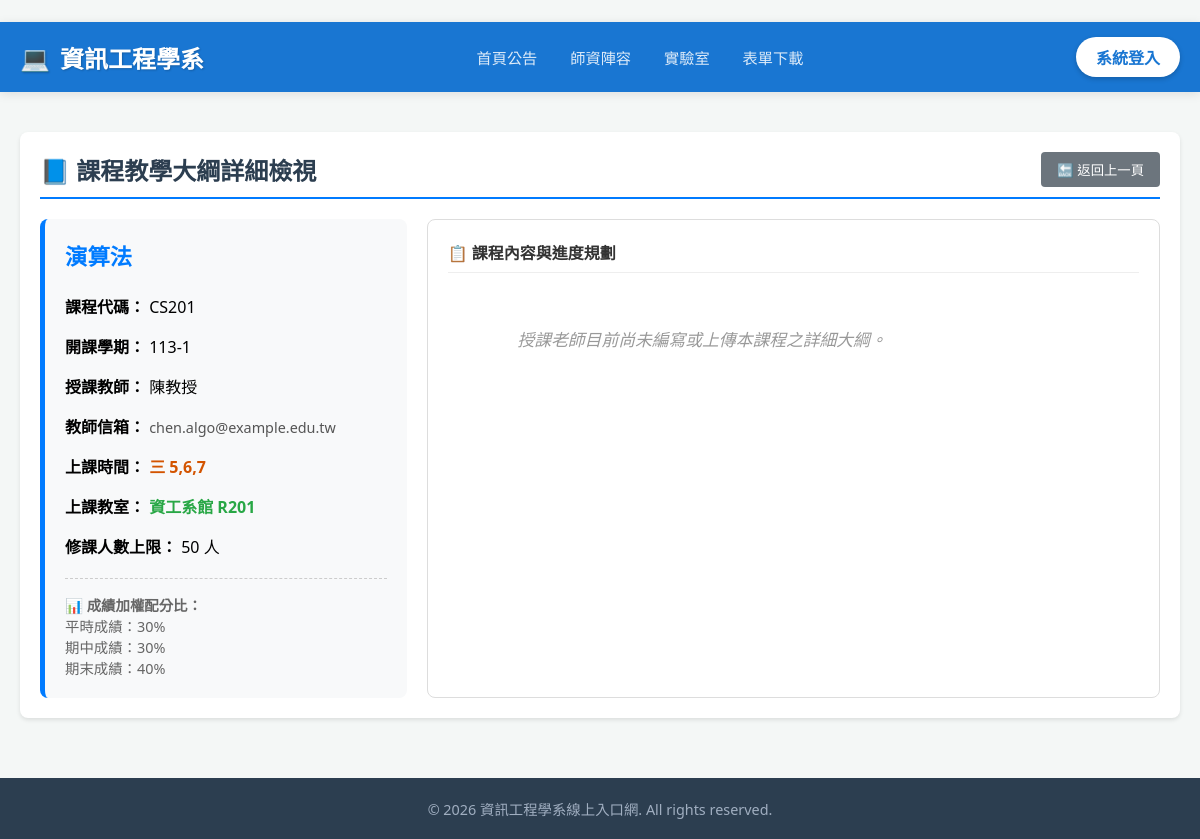
Page /index.php?page=syllabus_detail&id=3 on the earlier database version.
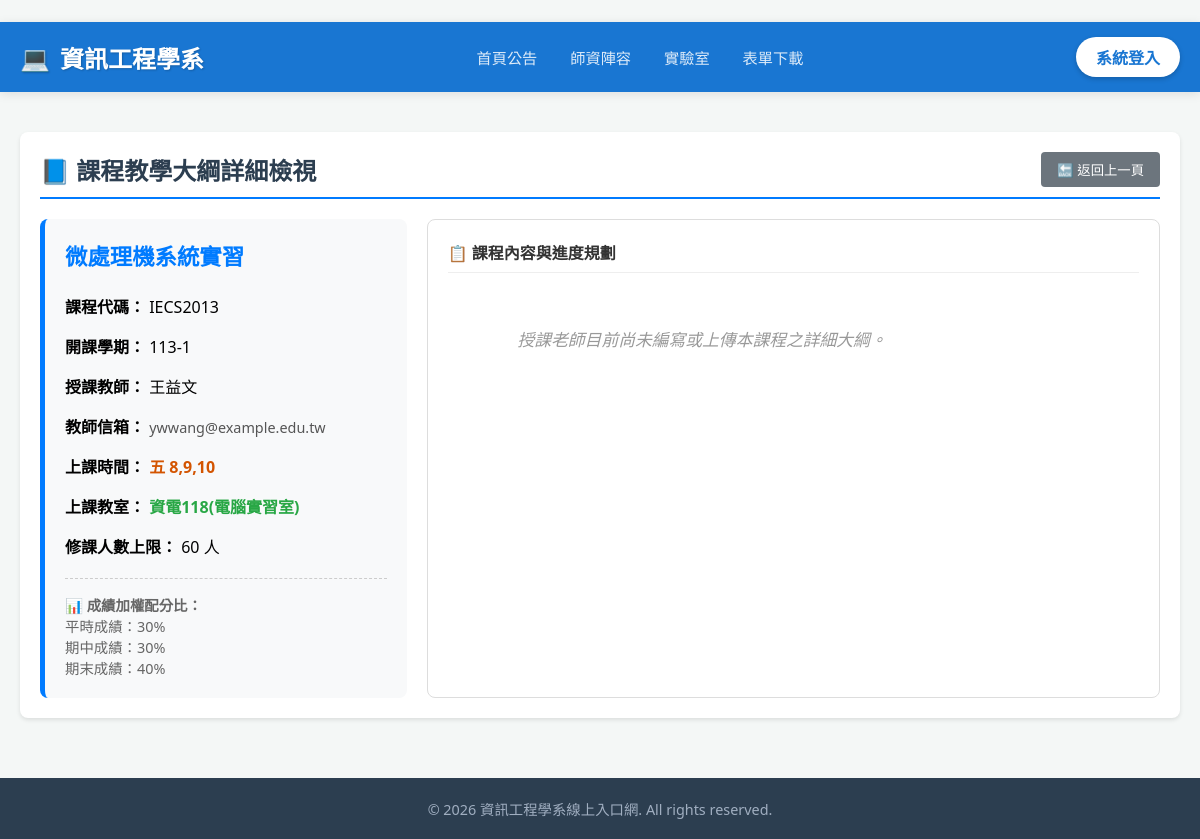
Same page on the later database version.
### tables this page shows
CREATE TABLE Courses (
    course_id INT AUTO_INCREMENT PRIMARY KEY,
    course_code VARCHAR(20) NOT NULL,
    course_name VARCHAR(100) NOT NULL,
    semester VARCHAR(10) NOT NULL,
    teacher_id INT,
    capacity INT NOT NULL DEFAULT 50,
    schedule VARCHAR(100),
    room VARCHAR(50) DEFAULT NULL,
    syllabus TEXT,
    weight_assignment INT NOT NULL DEFAULT 30,
    weight_midterm INT NOT NULL DEFAULT 30,
    weight_final INT NOT NULL DEFAULT 40,
    created_at TIMESTAMP DEFAULT CURRENT_TIMESTAMP,
    FOREIGN KEY (teacher_id) REFERENCES Teachers(teacher_id) ON DELETE SET NULL
);

CREATE TABLE Teachers (
    teacher_id INT AUTO_INCREMENT PRIMARY KEY,
    user_id INT NOT NULL,
    name VARCHAR(100) NOT NULL,
    title VARCHAR(100),
    avatar_path VARCHAR(255) DEFAULT NULL COMMENT '老師頭像圖片路徑',
    department VARCHAR(100) DEFAULT '資訊工程學系',
    phone VARCHAR(20),
    extension VARCHAR(10) DEFAULT NULL COMMENT '分機號碼',  
    email VARCHAR(100),
    office_hours VARCHAR(100) DEFAULT NULL COMMENT '請益時間',
    lab_name VARCHAR(100) DEFAULT NULL COMMENT '實驗室名稱',
    lab_info TEXT DEFAULT NULL COMMENT '實驗室簡介與研究方向',
    teaching_experience TEXT DEFAULT NULL COMMENT '校內教學經歷',
    external_experience TEXT DEFAULT NULL COMMENT '校外經歷',
    FOREIGN KEY (user_id) REFERENCES Users(id) ON DELETE CASCADE
);

### modules/public/syllabus_detail.php (the view, shortened to what this page needs)
<?php
$course_id = isset($_GET['id']) ? intval($_GET['id']) : 0;
$stmt = $conn->prepare("
    SELECT c.*, t.name as teacher_name, t.email as teacher_email
    FROM Courses c
    LEFT JOIN Teachers t ON c.teacher_id = t.teacher_id
    WHERE c.course_id = ?
");
$stmt->bind_param("i", $course_id);
$stmt->execute();
$course = $stmt->get_result()->fetch_assoc();
if (!$course) {
    echo "<div class='card'><h2>⚠️ 查無此課程</h2><p>找不到該課程的教學大綱。</p></div>";
} else {
?>
<div class="card">
    <div style="display: flex; justify-content: space-between; align-items: center; border-bottom: 2px solid #007bff; padding-bottom: 10px; margin-bottom: 20px;">
        <h2 style="margin: 0; color: #2c3e50;">📘 課程教學大綱詳細檢視</h2>
        <button onclick="history.back()" class="btn" style="background: #6c757d;">🔙 返回上一頁</button>
    </div>
    <div style="display: grid; grid-template-columns: 1fr 2fr; gap: 20px;">
        <div style="background: #f8f9fa; padding: 20px; border-radius: 8px; border-left: 5px solid #007bff; height: fit-content;">
            <h3 style="margin-top: 0; color: #007bff; font-size:1.4em;"><?php echo htmlspecialchars($course['course_name']); ?></h3>
            <p><strong>課程代碼：</strong> <?php echo htmlspecialchars($course['course_code']); ?></p>
            <p><strong>開課學期：</strong> <?php echo htmlspecialchars($course['semester']); ?></p>
            <p><strong>授課教師：</strong> <?php echo htmlspecialchars($course['teacher_name'] ?? '未指派'); ?></p>
            <?php if(!empty($course['teacher_email'])): ?>
                <p><strong>教師信箱：</strong> <span style="font-size:0.9em; color:#555;"><?php echo htmlspecialchars($course['teacher_email']); ?></span></p>
            <?php endif; ?>
            <p><strong>上課時間：</strong> <span style="color:#d35400; font-weight:bold;"><?php echo htmlspecialchars($course['schedule']); ?></span></p>
            <p><strong>上課教室：</strong> <span style="color:#28a745; font-weight:bold;"><?php echo htmlspecialchars($course['room'] ?? '未定'); ?></span></p>
            <p><strong>修課人數上限：</strong> <?php echo htmlspecialchars($course['capacity']); ?> 人</p>
            <div style="margin-top: 20px; padding-top: 15px; border-top: 1px dashed #ccc; font-size: 0.9em; color: #666;">
                <strong>📊 成績加權配分比：</strong><br>
                平時成績：<?php echo $course['weight_assignment']; ?>%<br>
                期中成績：<?php echo $course['weight_midterm']; ?>%<br>
                期末成績：<?php echo $course['weight_final']; ?>%
            </div>
        </div>
        <div style="background: #fff; padding: 20px; border-radius: 8px; border: 1px solid #ddd;">
            <h4 style="margin-top: 0; color: #333; border-bottom: 1px solid #eee; padding-bottom: 8px;">📋 課程內容與進度規劃</h4>
            <div style="line-height: 1.8; color: #444; font-size: 1.05em; white-space: pre-wrap;">
                <?php
                if (!empty($course['syllabus'])) {
                    echo nl2br(htmlspecialchars($course['syllabus']));
                } else {
                    echo "<span style='color:#999; font-style:italic;'>授課老師目前尚未編寫或上傳本課程之詳細大綱。</span>";
                }
                ?>
            </div>
        </div>
    </div>
</div>
<?php } ?>

### index.php (shortened to what this page needs)
﻿<?php
require_once 'db_connect.php';
$role = isset($_SESSION['role']) ? $_SESSION['role'] : 'Guest';
$page = isset($_GET['page']) ? $_GET['page'] : 'home';
$is_backend = ($role == 'Admin' || $role == 'Teacher');
$module_path = '';
if ($page == 'login') {
    $module_path = 'login.php';
} else {
    $page_name = basename($page);
    $public_pages = ['home', 'faculty', 'labs', 'teacher_detail', 'downloads', 'syllabus_detail', 'change_password'];
    $admin_pages = ['manage_accounts', 'manage_courses', 'manage_rooms', 'manage_enrollments', 'review_reservations', 'review_messages', 'manage_files', 'view_database', 'admin_logs'];
    $teacher_pages = ['profile', 'syllabus', 'grading'];
    $student_pages = ['course_selection', 'my_schedule', 'reservation', 'message'];
    if (in_array($page_name, $public_pages)) {
        $module_path = 'modules/public/' . $page_name . '.php';
    } else if ($role == 'Admin' && in_array($page_name, $admin_pages)) {
        $module_path = 'modules/admin/' . $page_name . '.php';
    } else if ($role == 'Teacher' && in_array($page_name, $teacher_pages)) {
        $module_path = 'modules/teacher/' . $page_name . '.php';
    } else if ($role == 'Student' && in_array($page_name, $student_pages)) {
        $module_path = 'modules/student/' . $page_name . '.php';
    }
}
?>
<!DOCTYPE html>
<html lang="zh-TW">
<head>
    <link rel="stylesheet" href="assets/css/style.css">
</head>
<body>
    <?php if ($is_backend): ?>
        <div class="backend-wrapper">
            <div class="backend-sidebar">
                <h2>🧭 系統後台</h2>
                <?php
                if ($role == 'Admin') {
                    include 'includes/sidebar_admin.php';
                } elseif ($role == 'Teacher') {
                    include 'includes/sidebar_teacher.php';
                }
                ?>
            </div>
            <div class="backend-main">
                <?php include 'includes/header.php'; ?>
                <div class="content-area" style="padding: 20px;">
                    <?php
                    if ($module_path != '' && file_exists($module_path)) {
                        include $module_path;
                    } else {
                        echo "<div class='card' style='border-left: 4px solid #dc3545;'><h2>⚠️ 發生錯誤</h2><p>您請求的頁面不存在，或您沒有權限瀏覽此頁面。</p></div>";
                    }
                    ?>
                </div>
            </div>
        </div>
    <?php else: ?>
        <nav class="frontend-nav">
            <div class="frontend-nav-container">
                <a href="index.php?page=home" class="frontend-logo">
                    <span>💻</span> 資訊工程學系
                </a>
                <div class="frontend-menu">
                    <a href="index.php?page=home" class="<?php echo $page=='home'?'active':''; ?>">首頁公告</a>
                    <a href="index.php?page=faculty" class="<?php echo $page=='faculty'?'active':''; ?>">師資陣容</a>
                    <a href="index.php?page=labs" class="<?php echo $page=='labs'?'active':''; ?>">實驗室</a>
                    <a href="index.php?page=downloads" class="<?php echo $page=='downloads'?'active':''; ?>">表單下載</a>
                </div>
                <div class="frontend-user-panel">
                    <?php if ($role == 'Student'): ?>
                        <?php
                        $uid = intval($_SESSION['user_id']);
                        $s_name = $_SESSION['username'] ?? '同學';
                        $q = $conn->query("SELECT name FROM Students WHERE user_id = $uid");
                        if ($q && $r = $q->fetch_assoc()) $s_name = $r['name'];
                        ?>
                        <div style="color: #fff; font-size: 0.9em; display:flex; align-items:center; gap:10px;">
                            <div style="background: rgba(255,255,255,0.2); padding: 5px 12px; border-radius: 20px;">
                                👤 <?php echo htmlspecialchars($s_name); ?>
                            </div>
                            <a href="index.php?page=change_password" style="color: #fff; text-decoration: none; padding: 4px 8px;">🔑 密碼</a>
                            <a href="logout.php" style="color: #ffc107; font-weight: bold; text-decoration: none; border: 1px solid #ffc107; padding: 4px 10px; border-radius: 4px; transition: 0.2s;" onmouseover="this.style.background='#ffc107'; this.style.color='#1976d2';" onmouseout="this.style.background='transparent'; this.style.color='#ffc107';">登出</a>
                        </div>
                    <?php else: ?>
                        <a href="index.php?page=login" style="background: #fff; color: #1976d2; padding: 8px 20px; border-radius: 25px; text-decoration: none; font-weight: bold; transition: 0.2s; box-shadow: 0 2px 5px rgba(0,0,0,0.2);" onmouseover="this.style.transform='scale(1.05)';" onmouseout="this.style.transform='scale(1)';">系統登入</a>
                    <?php endif; ?>
                </div>
            </div>
        </nav>
        <div class="frontend-content">
            <?php
            if ($module_path != '' && file_exists($module_path)) {
                include $module_path;
            } else {
                echo "<div class='card' style='border-left: 4px solid #dc3545;'><h2>⚠️ 發生錯誤</h2><p>您請求的頁面不存在，或您沒有權限瀏覽此頁面。</p></div>";
            }
            ?>
        </div>
        <footer class="frontend-footer">
            <p style="margin: 0;">&copy; <?php echo date('Y'); ?> 資訊工程學系線上入口網. All rights reserved.</p>
        </footer>
    <?php endif; ?>
</body>
</html>

### assets/css/style.css (style rules this page uses)
.card { background: #fff; border-radius: 8px; padding: 20px; box-shadow: 0 2px 4px rgba(0,0,0,0.1); margin-bottom: 20px; }
.card h2 { margin-top: 0; color: #2c3e50; }
button, .btn { padding: 8px 16px; background: #007bff; color: white; border: none; border-radius: 4px; cursor: pointer; text-decoration: none; display: inline-block; transition: all 0.3s ease; font-weight: 500; }

### index.php (style rules this page uses)
html, body { margin: 0 !important; padding: 0 !important; background-color: #f4f7f6; font-family: 'Segoe UI', Tahoma, Geneva, Verdana, sans-serif; display: flex; flex-direction: column; min-height: 100vh; }
.frontend-nav { background: #1976d2; box-shadow: 0 2px 10px rgba(0,0,0,0.1); position: sticky; top: 0; z-index: 1000; }
.frontend-nav-container { max-width: 1400px; margin: 0 auto; display: flex; justify-content: space-between; align-items: center; padding: 0 20px; height: 70px; gap: 20px; }
.frontend-logo { color: #fff; font-size: 1.5em; font-weight: bold; text-decoration: none; display: flex; align-items: center; gap: 10px; text-shadow: 1px 1px 2px rgba(0,0,0,0.2); white-space: nowrap; flex-shrink: 0; }
.frontend-menu { display: flex; gap: 5px; flex-wrap: nowrap; overflow-x: auto; scrollbar-width: none; }
.frontend-menu a { color: rgba(255,255,255,0.85); text-decoration: none; padding: 8px 14px; border-radius: 20px; font-weight: 500; transition: all 0.2s ease; white-space: nowrap; flex-shrink: 0; font-size: 0.95em; }
.frontend-user-panel { display: flex; align-items: center; gap: 15px; white-space: nowrap; flex-shrink: 0; }
.frontend-content { max-width: 1400px; width: 100%; margin: 40px auto; padding: 0 20px; flex: 1; box-sizing: border-box; }
.frontend-footer { background: #2c3e50; color: #a0aec0; text-align: center; padding: 20px 0; font-size: 0.9em; margin-top: auto; }

Differences in the rows shown:
changed courses: course_name "演算法" → "微處理機系統實習"; course_code "CS201" → "IECS2013"; teacher.name "陳教授" → "王益文"; teacher.email "chen.algo@example.edu.tw" → "ywwang@example.edu.tw"; schedule "三 5,6,7" → "五 8,9,10"; room "資工系館 R201" → "資電118(電腦實習室)"; capacity "50" → "60"
